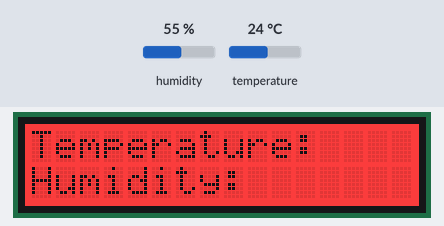
Simulated run of this sketch. Board: Arduino Uno, built with avr-gcc and run on an emulated ATmega328P. Parts: 16×2 character LCD. Inputs (shaded band) come from the test bench; at power-on: humidity 55 %, temperature 24 °C. Random numbers use the default seed unless the sketch sets one; what the sketch prints to the serial monitor is not drawn.

Above: at 0.1 s.
At 1.3 s:
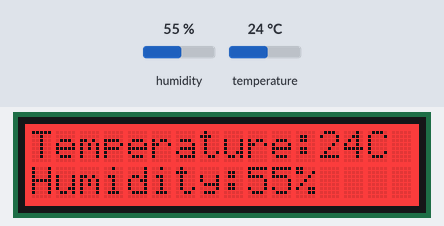

The sketch:

DHT11.ino
```cpp
#include <dht.h>
#include <RCSwitch.h>
#include <Wire.h>
#include <rgb_lcd.h>

rgb_lcd lcd;
dht DHT;
RCSwitch mySwitch = RCSwitch();
String transmitTemperatureData;
String transmitHumidityData;
int randomVal;
int checkSum;
String checkSumStr;
int currentTemperature;
int currentHumidity;
int previousTemperature = 0;
int previousHumidity = 0;
int sendCount = 0;

const int colorR = 255;
const int colorG = 0;
const int colorB = 0;

#define DHT11_PIN 5

void setup()
{
  Serial.begin(115200);
  mySwitch.enableTransmit(10);

  lcd.begin(16, 2);
  lcd.setRGB(colorR, colorG, colorB);

    // Print a message to the LCD.
    lcd.setCursor(0,0);
    lcd.print("Temperature:");
    lcd.setCursor(0,1);
    lcd.print("Humidity:");

    delay(1000);
}

void loop()
{
  // READ DATA
  int chk = DHT.read11(DHT11_PIN);
  randomVal = random(1, 10);

  currentTemperature = DHT.temperature;
  lcd.setCursor(12, 0);
  lcd.print(currentTemperature);
  lcd.setCursor(14,0);
  lcd.print("C");
  delay(100);
  currentHumidity = DHT.humidity;
  lcd.setCursor(9, 1);
  lcd.print(currentHumidity);
  lcd.setCursor(11,1);
  lcd.print("%");
  delay(100);

  // SEND TEMPERATURE DATA IF THERE IS A CHANGE
  if (currentTemperature != previousTemperature) {
    checkSum = (4 + 1 + currentTemperature) * randomVal;
    if (checkSum < 100) {
      checkSumStr = "0" + String(checkSum);
    } else  {
      checkSumStr = String(checkSum);
    }
    transmitTemperatureData = String(4) + String(1) + String(currentTemperature) + String(randomVal) + checkSumStr;
    while (sendCount < 5) {
      mySwitch.send(transmitTemperatureData.toInt(), 27);
      delay(200);
      sendCount++;
    }
    previousTemperature = currentTemperature;
    sendCount = 0;
  }

  // SEND HUMIDITY DATA IF THERE IS A CHANGE
  if (currentHumidity != previousHumidity) {
    checkSum = (4 + 2 + currentHumidity) * randomVal;
    if (checkSum < 100) {
      checkSumStr = "0" + String(checkSum);
    } else  {
      checkSumStr = String(checkSum);
    }
    transmitHumidityData = String(4) + String(2) + String(currentHumidity) + String(randomVal) + checkSumStr;
    while (sendCount < 5) {
      mySwitch.send(transmitHumidityData.toInt(), 27);
      delay(200);
      sendCount++;
    }
    Serial.print(transmitHumidityData);
    Serial.print("\n");
    previousHumidity = currentHumidity;
    sendCount = 0;
  }
}
```
